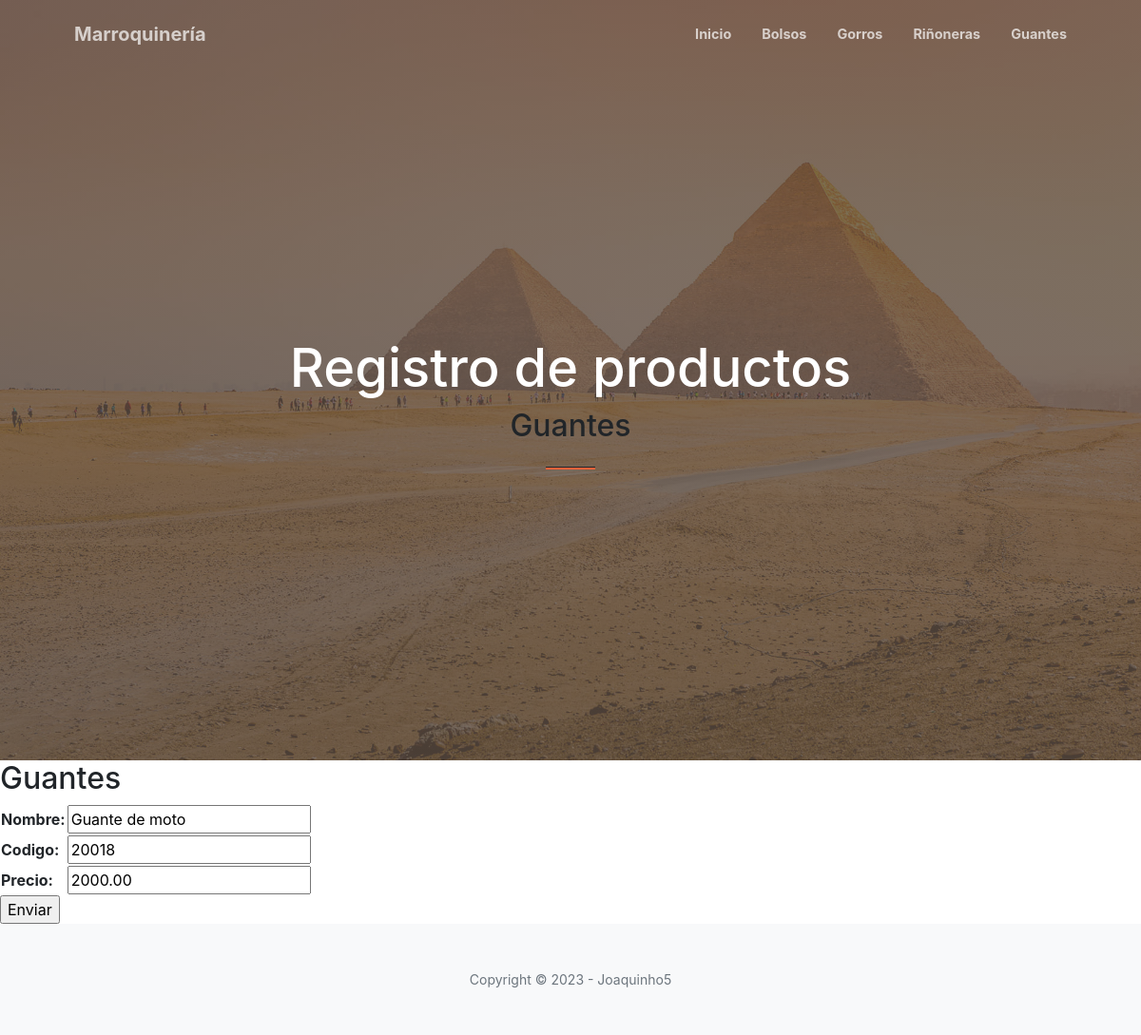
Page /updateGuante/1/ on the committed database.
### aplicacion/models.py (models this page shows, shortened)
class Guante(models.Model):
    nombre = models.CharField(max_length=200)
    codigo = models.CharField(max_length=200)
    precio = models.DecimalField(max_digits=10, decimal_places=2)

### aplicacion/views.py (the view)
# urls.py: path('updateGuante/<id_guante>/', updateGuante, name="updateGuante"),
def updateGuante(request, id_guante):
    guante = Guante.objects.get(id=id_guante)
    if request.method == "POST":
        miForm = GuanteForm(request.POST)
        if miForm.is_valid():
            guante.nombre = miForm.cleaned_data.get('nombre')
            guante.codigo = miForm.cleaned_data.get('codigo')
            guante.precio = miForm.cleaned_data.get('precio')
            guante.save()
            return redirect(reverse_lazy('guante'))
    else:
        miForm = GuanteForm(initial={
            'nombre': guante.nombre,
            'codigo': guante.codigo,
            'precio': guante.precio,
        })
    return render(request, "aplicacion/guanteForm.html", {'form': miForm})

### aplicacion/forms.py
class GuanteForm(forms.Form):
    nombre = forms.CharField(max_length=200)
    codigo = forms.CharField(max_length=200)
    precio = forms.DecimalField(max_digits=10, decimal_places=2)

### aplicacion/templates/aplicacion/guanteForm.html (shortened to what this page needs)
{% extends 'aplicacion/base.html' %}
{% load static %}
{% block titulo %}Guantes{% endblock titulo %}
{% block contenido %}
    <h2>Guantes</h2>
    <form action="" method="POST">
        <table>
            {{ form.as_table }}
        </table>
        <input type="submit" value="Enviar">
    </form>
{% endblock contenido %}

### rows in the picture
Guante: nombre "Guante de moto", codigo "20018", precio "2000.00"
